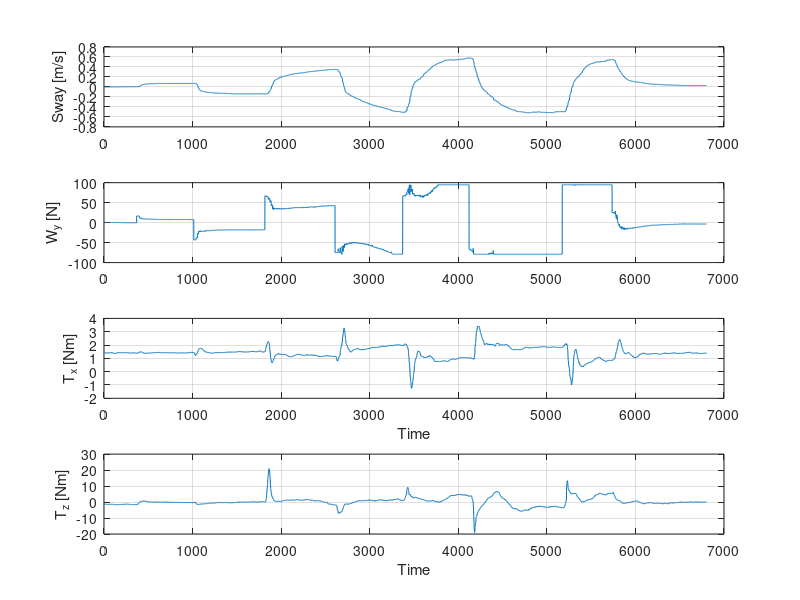
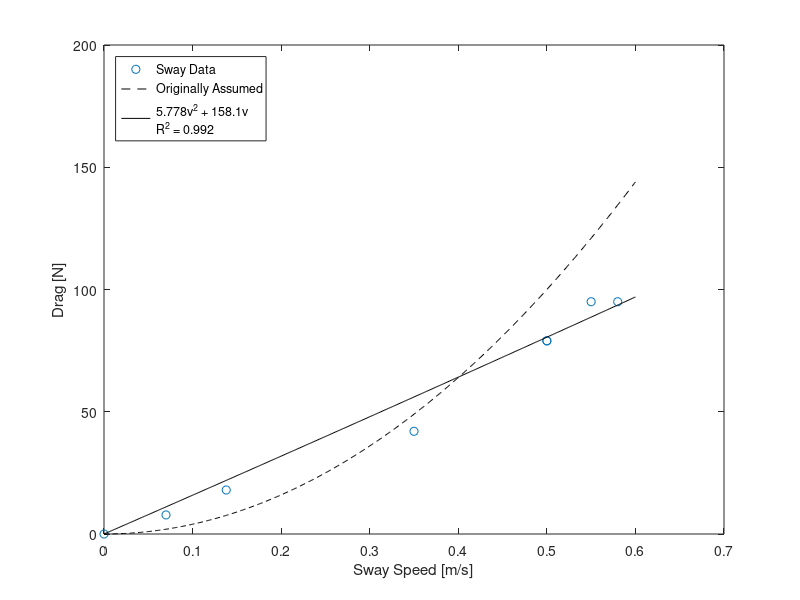
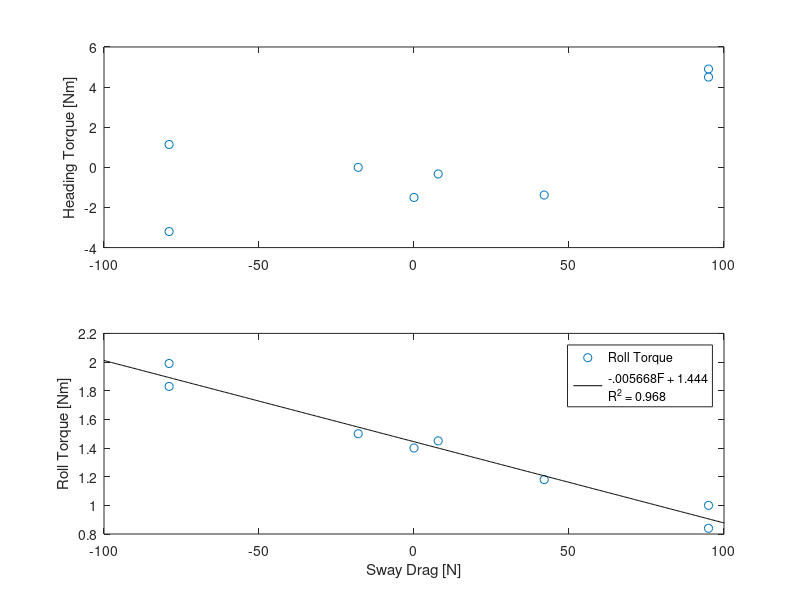

Recreate these plots in MATLAB, in order.
% Artemis sway ID
% Makes our pretty subplot
% Loads the drag and speed values
% Plots them, gets polynomial

load('f_y.mat');
load('t_z.mat');
load('t_x.mat');
load('vely.mat');

f_y = control_internal_wrenchf_y(1.67e4 : 2.35e4);
t_x = control_internal_wrencht_x(1.67e4 : 2.35e4);
t_z = control_internal_wrencht_z(1.67e4 : 2.35e4);
vely = kalmanvely(1.67e4 : 2.35e4);


close all
figure

subplot(4,1,1)
plot(vely);
grid on
ylabel('Sway [m/s]')

subplot(4,1,2)
plot(f_y)
grid on
ylabel('W_y [N]')

subplot(4,1,3)
plot(t_x)
grid on
ylabel('T_x [Nm]')
xlabel('Time')

subplot(4,1,4)
plot(t_z)
grid on
ylabel('T_z [Nm]')
xlabel('Time')

hold off



sway_speed = [0; .07; -.138; .35; -.5; .58; -.5; .55];
W_y = [0; 7.8; -18; 42; -79; 95; -79; 95];
T_z = [-1.5; -.33; 0; -1.38; 1.14; 4.5; -3.2; 4.9];
T_x = [1.4; 1.45; 1.5; 1.18; 1.99; 1.0; 1.83; .84];

x = linspace(0,.6,500);
pfit = polyval([5.778, 158.1, 0],x);
orig = 400*x.^2;

figure
hold on
box on
plot(abs(sway_speed), abs(W_y),'o')
plot(x,orig,'--k')
plot(x,pfit,'-k')
xlabel('Sway Speed [m/s]')
ylabel('Drag [N]')

legend('Sway Data','Originally Assumed',...
    sprintf( '%s\n%s','5.778v^2 + 158.1v', 'R^2 = 0.992'),...
    'Location', 'NorthWest')
hold off


figure
subplot(2,1,1)
plot(W_y,T_z,'o')
ylabel('Heading Torque [Nm]')

x = linspace(-100,100,500);
pfit2 = polyval([-.005668, 1.444],x);

subplot(2,1,2)
hold on; box on
plot(W_y,T_x,'o')
plot(x,pfit2,'-k')
legend('Roll Torque',sprintf( '%s\n%s','-.005668F + 1.444', 'R^2 = 0.968')...
    ,'Location', 'NorthEast')
ylabel('Roll Torque [Nm]')
xlabel('Sway Drag [N]')
hold off



